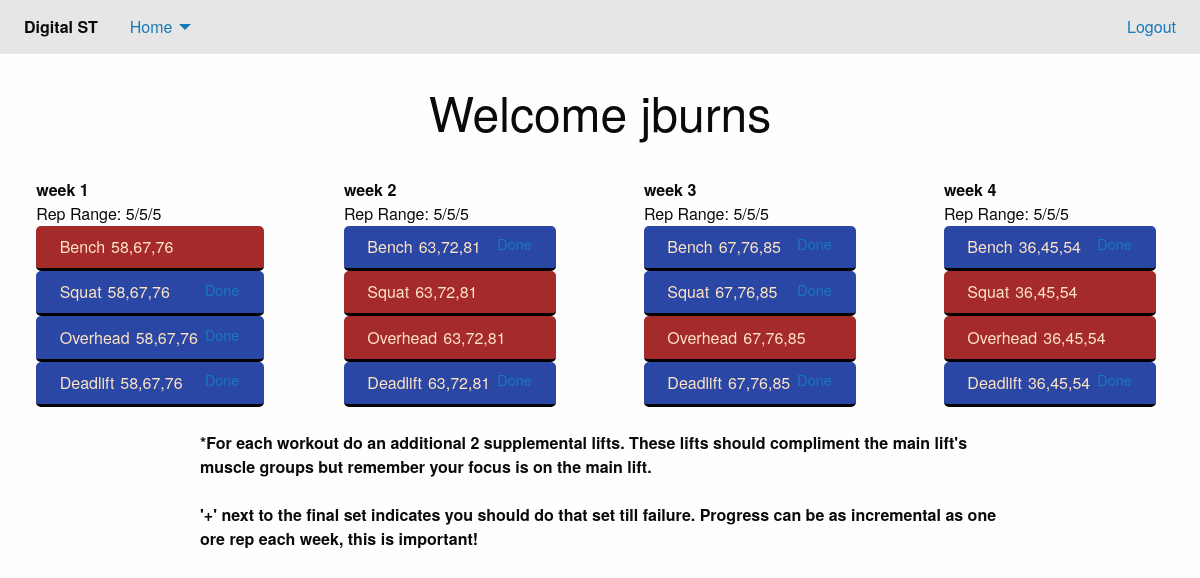
/home/ (signed in), run on an earlier commit of the app's database.
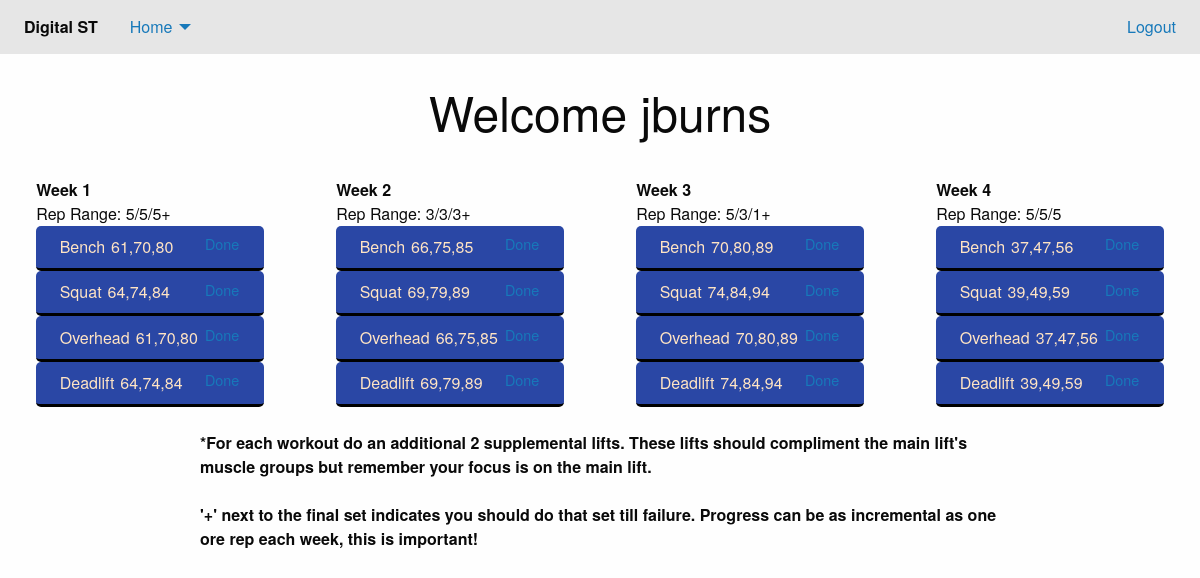
And on a later commit of the database.
### strength_trainer/models.py (models this page shows, shortened)
class WorkoutWeek(models.Model):
    length = 250
    name = models.CharField(max_length=length)
    prettyName = models.CharField(max_length=length)
    reps = models.CharField(max_length=length)
    bench = models.CharField(max_length=length)
    bench_done = models.BooleanField(default=False)
    squat = models.CharField(max_length=length)
    squat_done = models.BooleanField(default=False)
    deadlift = models.CharField(max_length=length)
    deadlift_done = models.BooleanField(default=False)
    overhead = models.CharField(max_length=length)
    overhead_done = models.BooleanField(default=False)
    associated_workout = models.ForeignKey(
        NewWorkout,
        on_delete=models.CASCADE
    )

### strength_trainer/views.py (the view, shortened to what this page needs)
# urls.py: path('home/', views.home),
@login_required(login_url="/")
def home(request):
    if request.method == "GET":
        cur_user = request.user
        has_workout = NewWorkout.objects.filter(user_id=cur_user.id).count()
        workout_dict = {}
        workout_dict['workout_weeks'] = []
        user_workout = NewWorkout.objects.get(user_id=cur_user.id)
        user_workout_weeks = WorkoutWeek.objects.filter(associated_workout=user_workout.id)
        for week in user_workout_weeks:
            workout_dict['workout_weeks'] += [{
                "name": week.name,
                "pretty_name": week.prettyName,
                "reps": week.reps,
                "bench": week.bench,
                "bench_done": week.bench_done,
                "squat": week.squat,
                "squat_done": week.squat_done,
                "deadlift": week.deadlift,
                "deadlift_done": week.deadlift_done,
                "overhead": week.overhead,
                "overhead_done": week.overhead_done,
            }]
        context = {
            "user": request.user.username,
            "hasWorkout": True,
            "workoutWeeks": workout_dict['workout_weeks'],
        }
        print(context)
        return render(request, "home.html", context)

### strength_trainer/templates/home.html (shortened to what the changed rows need)
{% extends "base.html" %}
{% load static %}
{% block css %}
<link rel="stylesheet" href="{% static "css/home.css" %}">
{% endblock css %}
{% block body %}
    <div class="grid-container">
        <div class="grid-x grid-padding-x">
            <div class='text-center large-12 medium-12 small-12'>
                <h1>Welcome {{ user }} </h1>
            </div>
            {% if hasWorkout %}
            {% for week in workoutWeeks %}
            <div class="large-3 medium-6 small-12">
                <div class="grid-y" style="height: 30%;">
                    <div class="grid-container">
                    <div class="large-12">
                        <strong>{{ week.pretty_name }}</strong>
                        Rep Range: {{week.reps}}
                    </div>
                        {% if week.bench_done %}
                        <div class="large-12 workout-divs done">
                            <div class="grid-container">
                                <p class="large-4 medium-3 small-3 workout-cell left-cell">Bench</p>
                                <p class="large-4 medium-3 small-3 workout-cell center-cell">{{ week.bench }}</p>
                            </div>
                        </div>
                        {% else %}
                        <div class="large-12 workout-divs">
                            <div class="grid-container">
                                <p class="large-4 medium-4 small-4 workout-cell left-cell">Bench</p>
                                <p class="large-4 medium-4 small-4 workout-cell center-cell">{{ week.bench }}</p>
                                <a class="large-4 medium-4 small-4 workout-cell right-cell clear button" href="/update/{{week.name}}/bench/">Done</a>
                            </div>
                        </div>
                        {% endif %}
                        {% if week.squat_done %}
                        <div class="large-12 workout-divs done">
                            <div class="grid-container">
                                <p class="large-4 medium-4 small-4 workout-cell left-cell">Squat</p>
                                <p class="large-4 medium-4 small-4 workout-cell center-cell">{{ week.squat }}</p>
                            </div>
                        </div>
                        {% else %}
                        <div class="large-12 workout-divs">
                            <div class="grid-container">
                                <p class="large-4 medium-4 small-4 workout-cell left-cell">Squat</p>
                                <p class="large-4 medium-4 small-4 workout-cell center-cell">{{ week.squat }}</p>
                                <a class="large-4 medium-4 small-4 workout-cell right-cell clear button" href="/update/{{week.name}}/squat/">Done</a>
                            </div>
                        </div>
                        {% endif %}
                        {% if week.overhead_done %}
                        <div class="large-12 workout-divs done">
                            <div class="grid-container">
                                <p class="large-4 medium-4 small-4 workout-cell left-cell">Overhead</p>
                                <p class="large-4 medium-4 small-4 workout-cell center-cell">{{ week.overhead }}</p>
                            </div>
                        </div>
                        {% else %}
                        <div class="large-12 workout-divs">
                            <div class="grid-container">
                                <p class="large-4 medium-4 small-4 workout-cell left-cell">Overhead</p>
                                <p class="large-4 medium-4 small-4 workout-cell center-cell">{{ week.overhead }}</p>
                                <a class="large-4 medium-4 small-4 workout-cell right-cell clear button" href="/update/{{week.name}}/overhead/">Done</a>
                            </div>
                        </div>
                        {% endif %}
                        {% if week.deadlift_done %}
                        <div class="large-12 workout-divs done">
                            <div class="grid-container">
                                <p class="large-4 medium-4 small-4 workout-cell left-cell">Deadlift</p>
                                <p class="large-4 medium-4 small-4 workout-cell center-cell">{{ week.deadlift }}</p>
                            </div>
                        </div>
                        {% else %}
                        <div class="large-12 workout-divs">
                            <div class="grid-container">
                                <p class="large-4 medium-4 small-4 workout-cell left-cell">Deadlift</p>
                                <p class="large-4 medium-4 small-4 workout-cell center-cell">{{ week.deadlift }}</p>
                                <a class="large-4 medium-4 small-4 workout-cell right-cell clear button" href="/update/{{week.name}}/deadlift/">Done</a>
                            </div>
                        </div>
                        {% endif %}
                    </div>
                </div>
            </div>
            {% endfor %}
            {% endif %}
        </div>
    </div>
{% endblock %}

What changed in the data, as far as the page shows it:
removed WorkoutWeek: pretty_name "week 1", reps "5/5/5", bench "58,67,76", squat "58,67,76", overhead "58,67,76", deadlift "58,67,76"
removed WorkoutWeek: pretty_name "week 2", reps "5/5/5", bench "63,72,81", squat "63,72,81", overhead "63,72,81", deadlift "63,72,81"
removed WorkoutWeek: pretty_name "week 3", reps "5/5/5", bench "67,76,85", squat "67,76,85", overhead "67,76,85", deadlift "67,76,85"
removed WorkoutWeek: pretty_name "week 4", reps "5/5/5", bench "36,45,54", squat "36,45,54", overhead "36,45,54", deadlift "36,45,54"
added WorkoutWeek: pretty_name "Week 1", reps "5/5/5+", bench "61,70,80", squat "64,74,84", overhead "61,70,80", deadlift "64,74,84"
added WorkoutWeek: pretty_name "Week 2", reps "3/3/3+", bench "66,75,85", squat "69,79,89", overhead "66,75,85", deadlift "69,79,89"
added WorkoutWeek: pretty_name "Week 3", reps "5/3/1+", bench "70,80,89", squat "74,84,94", overhead "70,80,89", deadlift "74,84,94"
added WorkoutWeek: pretty_name "Week 4", reps "5/5/5", bench "37,47,56", squat "39,49,59", overhead "37,47,56", deadlift "39,49,59"
Also different on the page:
new list line: "Rep Range: Bench Done Squat Done Overhead Done Deadlift Done"
list line gone: "Rep Range: Bench Squat Done Overhead Done Deadlift Done"
list line gone: "Rep Range: Bench Done Squat Overhead Deadlift Done"
list line gone: "Rep Range: Bench Done Squat Done Overhead Deadlift Done"
